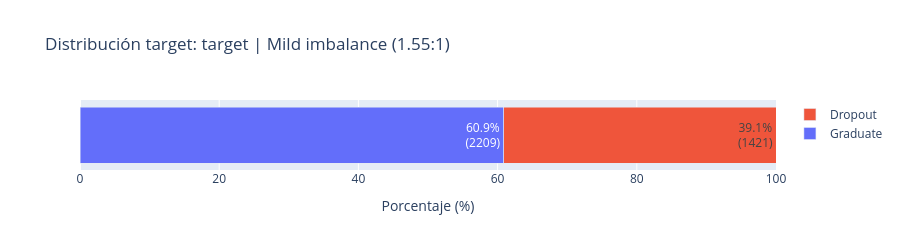
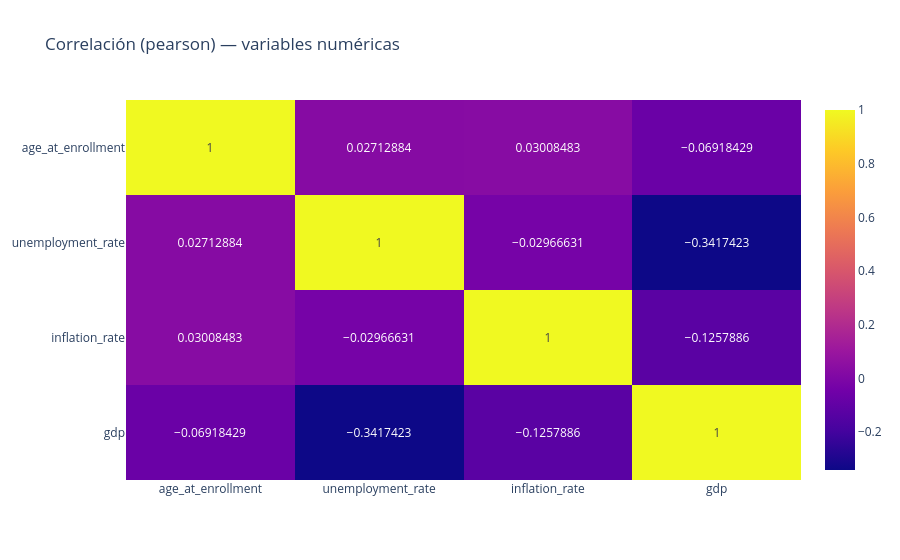
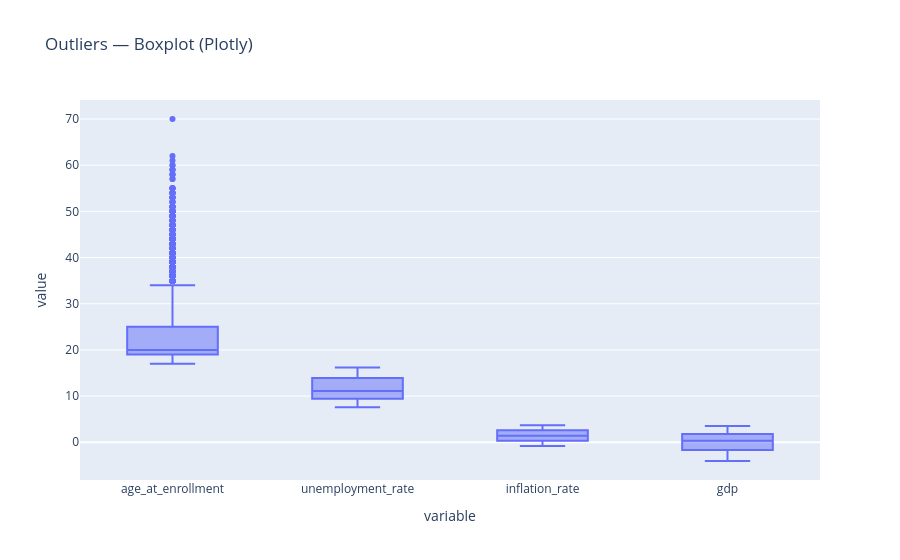
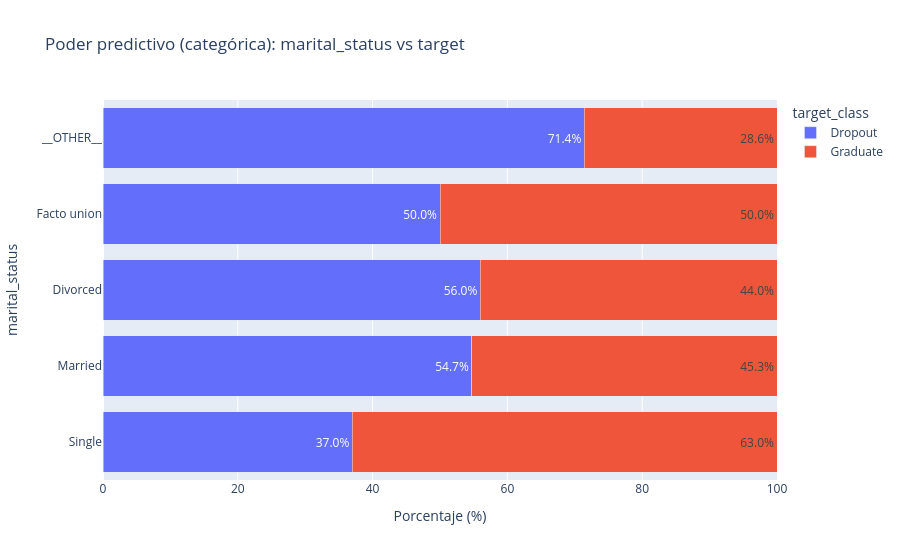

Notebook source saved alongside these figures, in order:
### Code cell
results = eda.run_eda(show_predictive_power=True, use_power_all=True)

### Figure 1 — Plotly figure (JSON) as saved in the notebook; plotly's stock layout.template omitted (floating-point values rounded to 4 significant figures)
{"data": [{"name": "Graduate", "orientation": "h", "text": "60.9%<br>(2209)", "textposition": "inside", "type": "bar", "x": [60.85], "y": [""]}, {"name": "Dropout", "orientation": "h", "text": "39.1%<br>(1421)", "textposition": "inside", "type": "bar", "x": [39.15], "y": [""]}], "layout": {"barmode": "stack", "height": 250, "showlegend": true, "title": {"text": "Distribución target: target | Mild imbalance (1.55:1)"}, "xaxis": {"range": [0, 100], "title": {"text": "Porcentaje (%)"}}, "yaxis": {"title": {"text": ""}}}}

### Figure 2 — Plotly figure (JSON) as saved in the notebook; plotly's stock layout.template omitted (floating-point values rounded to 4 significant figures)
{"data": [{"coloraxis": "coloraxis", "hovertemplate": "x: %{x}<br>y: %{y}<br>color: %{z}<extra></extra>", "name": "0", "texttemplate": "%{z}", "type": "heatmap", "x": ["age_at_enrollment", "unemployment_rate", "inflation_rate", "gdp"], "xaxis": "x", "y": ["age_at_enrollment", "unemployment_rate", "inflation_rate", "gdp"], "yaxis": "y", "z": [[1.0, 0.02713, 0.03008, -0.06918], [0.02713, 1.0, -0.02967, -0.3417], [0.03008, -0.02967, 1.0, -0.1258], [-0.06918, -0.3417, -0.1258, 1.0]]}], "layout": {"coloraxis": {"colorscale": [[0, "#0d0887"], [0.1111, "#46039f"], [0.2222, "#7201a8"], [0.3333, "#9c179e"], [0.4444, "#bd3786"], [0.5556, "#d8576b"], [0.6667, "#ed7953"], [0.7778, "#fb9f3a"], [0.8889, "#fdca26"], [1, "#f0f921"]]}, "title": {"text": "Correlación (pearson) — variables numéricas"}, "xaxis": {"anchor": "y", "domain": [0, 1]}, "yaxis": {"anchor": "x", "autorange": "reversed", "domain": [0, 1]}}}

### Figure 3 — Plotly figure (JSON) as saved in the notebook; plotly's stock layout.template omitted (floating-point values rounded to 4 significant figures; data arrays with more than 128 entries replaced by an {"elided": "..."} marker saying what was removed)
{"data": [{"alignmentgroup": "True", "boxpoints": "outliers", "hovertemplate": "variable=%{x}<br>value=%{y}<extra></extra>", "legendgroup": "", "marker": {"color": "#636efa"}, "name": "", "notched": false, "offsetgroup": "", "orientation": "v", "showlegend": false, "type": "box", "x": {"elided": "14520 str values"}, "x0": " ", "xaxis": "x", "y": {"elided": "14520 float values"}, "y0": " ", "yaxis": "y"}], "layout": {"boxmode": "group", "legend": {"tracegroupgap": 0}, "title": {"text": "Outliers — Boxplot (Plotly)"}, "xaxis": {"anchor": "y", "domain": [0, 1], "title": {"text": "variable"}}, "yaxis": {"anchor": "x", "domain": [0, 1], "title": {"text": "value"}}}}

### Figure 4 — Plotly figure (JSON) as saved in the notebook; plotly's stock layout.template omitted (floating-point values rounded to 4 significant figures)
{"data": [{"hovertemplate": "target_class=Dropout<br>pct=%{x}<br>marital_status=%{y}<br>text=%{text}<extra></extra>", "legendgroup": "Dropout", "marker": {"color": "#636efa", "pattern": {"shape": ""}}, "name": "Dropout", "orientation": "h", "showlegend": true, "text": ["37.0%", "54.7%", "56.0%", "50.0%", "71.4%"], "textposition": "auto", "type": "bar", "x": [37.01, 54.74, 56.0, 50.0, 71.43], "xaxis": "x", "y": ["Single", "Married", "Divorced", "Facto union", "__OTHER__"], "yaxis": "y"}, {"hovertemplate": "target_class=Graduate<br>pct=%{x}<br>marital_status=%{y}<br>text=%{text}<extra></extra>", "legendgroup": "Graduate", "marker": {"color": "#EF553B", "pattern": {"shape": ""}}, "name": "Graduate", "orientation": "h", "showlegend": true, "text": ["63.0%", "45.3%", "44.0%", "50.0%", "28.6%"], "textposition": "auto", "type": "bar", "x": [62.99, 45.26, 44.0, 50.0, 28.57], "xaxis": "x", "y": ["Single", "Married", "Divorced", "Facto union", "__OTHER__"], "yaxis": "y"}], "layout": {"barmode": "stack", "legend": {"title": {"text": "target_class"}, "tracegroupgap": 0}, "title": {"text": "Poder predictivo (categórica): marital_status vs target"}, "xaxis": {"anchor": "y", "domain": [0, 1], "range": [0, 100], "title": {"text": "Porcentaje (%)"}}, "yaxis": {"anchor": "x", "domain": [0, 1], "title": {"text": "marital_status"}}}}
